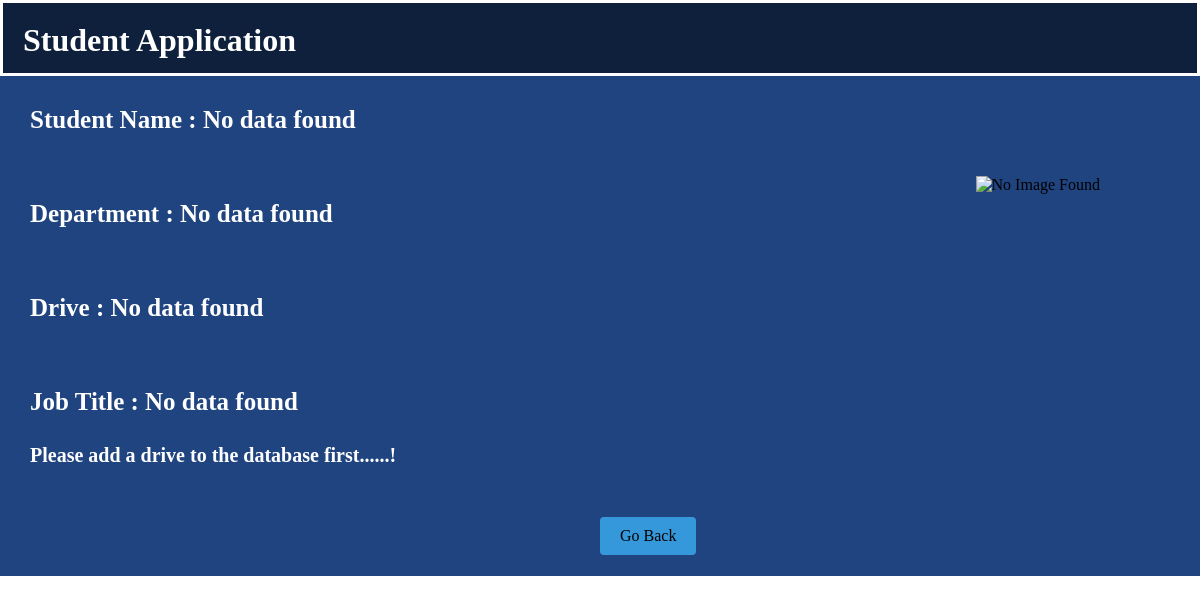
The page /stu_application/3/Software engineer (signed in) on the database as committed earlier.
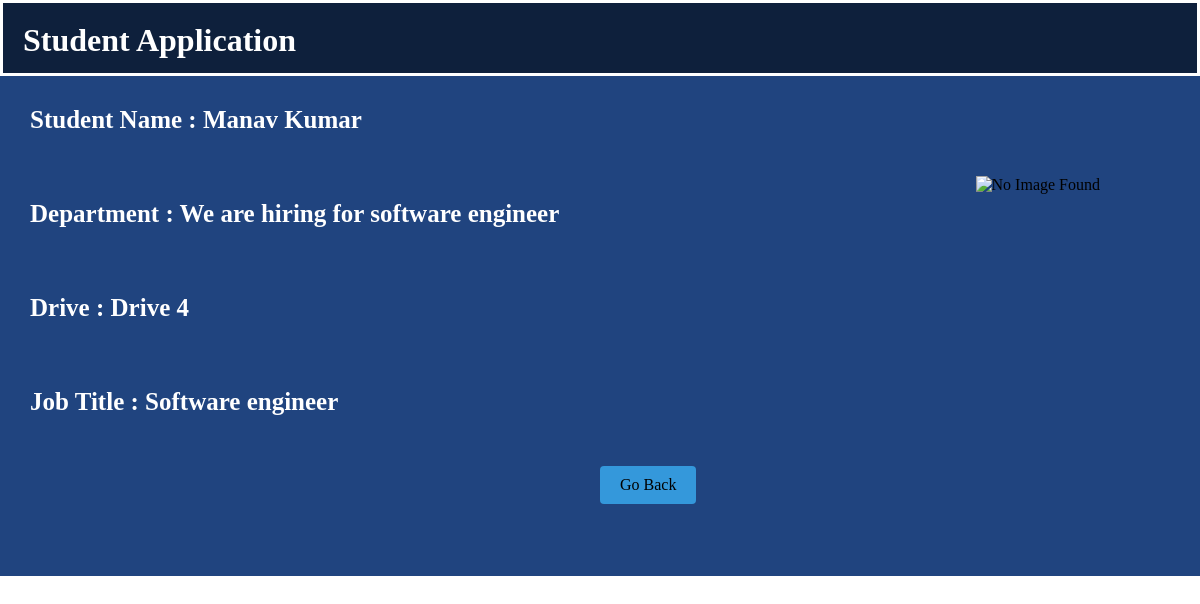
The same page on the database as committed later.
### models.py (models this page shows)
class Application(db.Model):
    __tablename__ = 'application'
    id = db.Column(db.Integer , primary_key=True)
    student_name = db.Column(db.String , nullable=False)
    student_id = db.Column(db.Integer , nullable=False)
    drive_id = db.Column(db.Integer , db.ForeignKey('drive.id') , nullable=False)
    date = db.Column(db.DateTime , default = datetime.utcnow)
    status = db.Column(db.String , default="applied")
    drive = db.relationship('Drive', backref='applications')

class Drive(db.Model):
    __tablename__ = 'drive'
    id = db.Column(db.Integer , primary_key=True)
    user_id = db.Column(db.Integer , db.ForeignKey('users.id') , nullable=False)
    drive_name = db.Column(db.String(100) , nullable=False)
    company_id = db.Column(db.Integer , nullable=False)
    job_title = db.Column(db.String(100) , nullable=False)
    job_description = db.Column(db.String(100) , nullable=True)
    eligibilty = db.Column(db.String(100) , nullable=False)
    deadline = db.Column(db.DateTime)
    status = db.Column(db.String , default="pending")
    user = db.relationship('User', backref='drives')

### app.py (the view)
@app.route('/stu_application/<int:app_id>/<job>' , methods=['GET','POST'])
def stu_application(app_id,job):
    drive = Drive.query.filter_by(job_title=job).first()
    drive_apply=aliased(Drive)
    application = db.session.query(
        Application.id,
        Application.student_name,
        drive_apply.job_description.label('job_description'),
        drive_apply.job_title.label('job_title'),
        drive_apply.drive_name.label('drive_name')
    ).select_from(Application).join(drive_apply,Application.drive_id==drive_apply.id).filter(drive_apply.job_title==job,Application.id==app_id).first()
    return render_template('stu_application.html' , drive=drive, application=application)

### templates/stu_application.html (shortened to what this page needs)
<!DOCTYPE html>
<html lang="en">
<head>
</head>
<body>
    <div class="container">
        <div class="main">
            <div class="banner flex">
                <h1>Student Application</h1>
            </div>
            <div class="main-content">
                {% if application %}
                <div class="content">
                    <h3>Student Name : {{application.student_name}}</h3>
                    <br><br>
                    <h3>Department : {{application.job_description}}</h3>
                    <br><br>
                    <h3>Drive : {{application.drive_name}}</h3>
                    <br><br>
                    <h3>Job Title : {{application.job_title}}</h3>
                    <a href="/admin_dash">Go Back</a>
                </div>
                {% else %}
                    <div class="content">
                    <h3>Student Name : No data found</h3>
                    <br><br>
                    <h3>Department : No data found</h3>
                    <br><br>
                    <h3>Drive : No data found</h3>
                    <br><br>
                    <h3>Job Title : No data found</h3>
                    <br>
                    <p>Please add a drive to the database first......!</p>
                    <a href="/admin_dash">Go Back</a>
                </div>
                {% endif %}
                <div class="content">
                    <img src="https://static.vecteezy.com/system/resources/previews/043/857/674/non_2x/graduate-boy-outline-illustration-vector.jpg" alt="No Image Found">
                </div>
            </div>
        </div>
    </div>
</body>
</html>

Rows that differ between the two databases and show on the page:
added Application: student_name "Manav Kumar"
added Drive: job_description "We are hiring for software engineer", drive_name "Drive 4", job_title "Software engineer"
Other text that changed with them:
text no longer shown: "Student Name : No data found Department : No data found Drive : No data found Job Title : No data found Please add a drive to the database first......!"
text now shown: "Student Name : Department : Drive : Job Title :"
